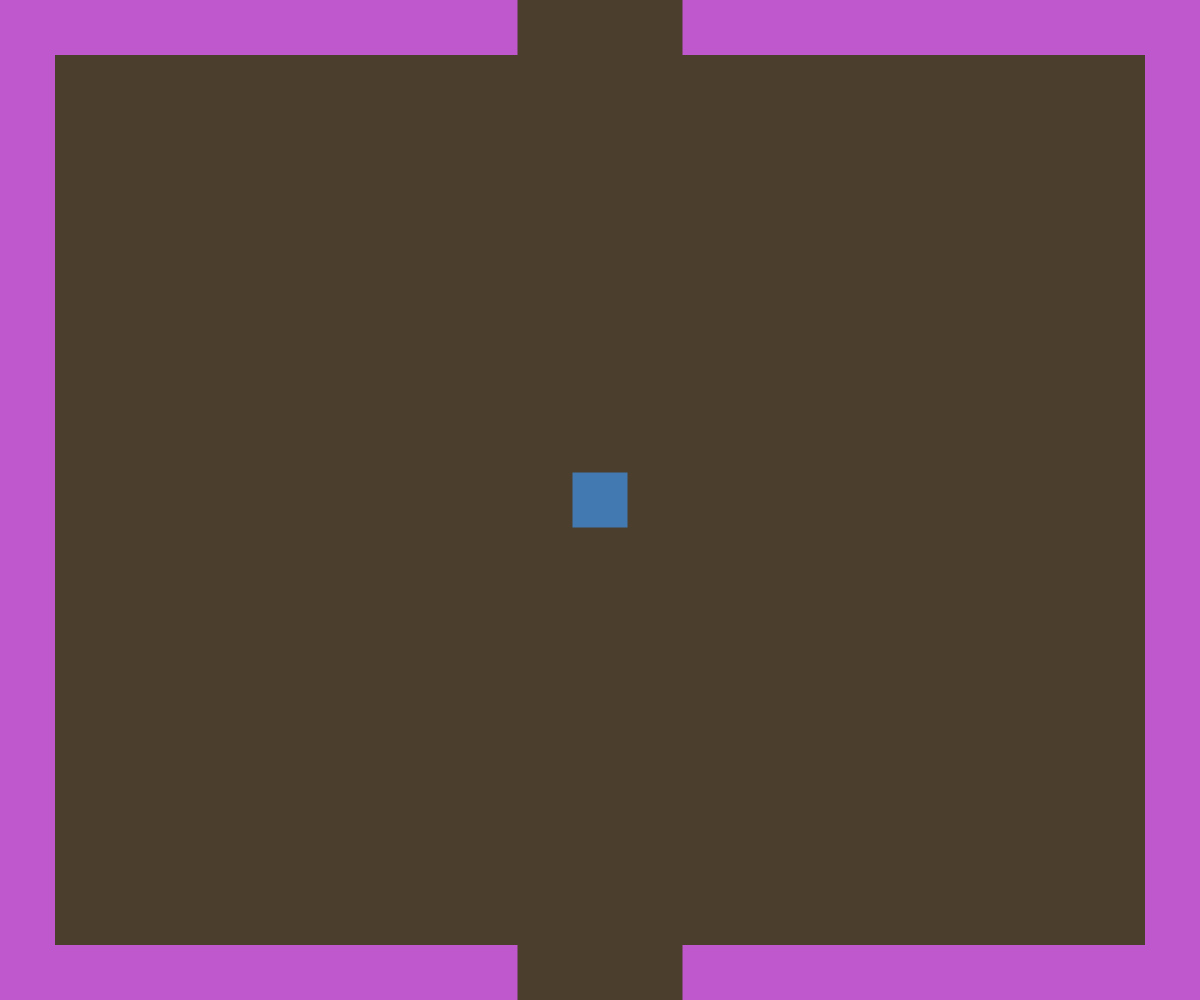
Frame 1 (no input)
Frame 60 (no input): identical to frame 1, image omitted
Frame 120 (the mouse pressed at the canvas centre since frame 60): identical to frame 1, image omitted

The p5.js sketch that drew this single still picture (run headless with seeded random() and noise() and a simulated clock; from frame 60 on, the mouse is pressed at the canvas centre):

// p5.js sketch
// ── sketch.js
// Ethan Heshka
// Computer Science 30
// Interactive Scene Assignment
// Finished on October 1st 2023
// Project Name: Exploration Game

// Project Desription:
// A simple blocky game where you walk around an endless maze where the exits and colors are constantly changing.

// Controls:
// Use the WSAD or arrow keys to control the tiny block in the middle.
// Click within and not close to the room borders, however not within an exit, to teleport the block and advance through rooms quickly.
// Scroll the mouse wheel forward to make everything darker.
// Scroll the mouse wheel backward to make everything lighter.

// Extras for Experts:
// The mouse wheel has functionality.
// When the browser is resized, so is the room.

// Known Bugs:
// When there is an exit in the north or south direction and you move upward/downward into a wall adjacent to said exit, it may lock your controls. To fix this, move in the opposite direction.
// In some cases for an unknown reason, the player square cannot enter the north exit. The collision acts as if there is no exit there. When this happens, the bug listed above does not occur.
// When the room becomes resized, the player position becomes thrown all over. For now, when the room gets resized, the player's position is reset to the direct middle of the room.
// When the room becomes resized, there's a scroller that allows you to see past the room's border. This does not affect the game itself.

// Notes:
// Originally, it was planned to have a combat system in the game. This became scrapped, and might be added at a later date. Hence there is some remaining code where the combat system needed to be checked for.
// north = 0, west = 1, south = 2, east = 3

// Code:

let canvasW;
let canvasH;

let borderColor;
let backgroundColor;
let playerColor;

let roomBorder; // the width / height of the room border. Becomes defined later.
let exitScale = 2; // how large the exits should be

let exit0;
let exit1;

let playerX;
let playerY;

let playerWidth;
let playerHeight;

let playerSPD;

//let battlePlayerX;
//let battlePlayerY;
//let battleEnemyX;
//let battleEnemyY;

let state = "overworld";

function setup() {
  canvas = createCanvas(window.innerWidth, window.innerHeight);
  roomBorder = (width + height) / 40;

  playerWidth = roomBorder;
  playerHeight = roomBorder;

  playerX = width / 2 - playerWidth / 2;
  playerY = height / 2 - playerHeight / 2;

  playerSPD = roomBorder / 10;

  randomExits();

  borderColor = randomColors();
  backgroundColor = randomColors();
  playerColor = randomColors();
}

function draw() {
  if (state === "overworld") {
    // If the player is not in combat
    loadRoom();
    overworldControls();
    checkRoomChange();
  } //else if (state === "battle") {
  //   loadBattle();
  // }
}

function loadRoom() {
  background(color(backgroundColor[0], backgroundColor[1], backgroundColor[2]));
  noStroke();
  createBorder();
  createExits();
  loadEntities();
}

function createBorder() {
  fill(color(borderColor[0], borderColor[1], borderColor[2]));
  rect(0, 0, width, roomBorder); // north border
  rect(0, 0, roomBorder, height); // west border
  rect(0, height - roomBorder, width, roomBorder); // south border
  rect(width - roomBorder, 0, roomBorder, height); // east border
}

function createExits() {
  for (let exitCheck = 0; exitCheck < 4; exitCheck += 1) {
    // running through each exit possibility and checking which exit exists
    if (exit0 === exitCheck) {
      drawExit(exitCheck);
    } else if (exit1 === exitCheck) {
      drawExit(exitCheck);
    }
  }
}

function drawExit(direction) {
  //north = 0, west = 1, south = 2, east = 3
  fill(color(backgroundColor[0], backgroundColor[1], backgroundColor[2]));
  if (direction === 0) {
    rect(
      width / 2 - roomBorder * (exitScale - 0.5),
      0,
      roomBorder * (exitScale + 1),
      roomBorder
    );
  } else if (direction === 1) {
    rect(
      0,
      height / 2 - roomBorder * (exitScale - 0.5),
      roomBorder,
      roomBorder * (exitScale + 1)
    );
  } else if (direction === 2) {
    rect(
      width / 2 - roomBorder * (exitScale - 0.5),
      height - roomBorder,
      roomBorder * (exitScale + 1),
      roomBorder
    );
  } else if (direction === 3) {
    rect(
      width - roomBorder,
      height / 2 - roomBorder * (exitScale - 0.5),
      roomBorder,
      roomBorder * (exitScale + 1)
    );
  }
}

function randomExits() {
  exit0 = floor(random(4));
  exit1 = floor(random(4));
}

function loadEntities() {
  // if there were multiple entities, for example a treasure chest or enemy, they would have their seperate functions loaded here.
  loadPlayer();
}

function loadPlayer() {
  fill(color(playerColor[0], playerColor[1], playerColor[2]));
  rect(playerX, playerY, playerWidth, playerHeight);
}

function overworldControls() {
  if (state === "overworld") {
    if (keyIsDown(87)) {
      // w
      if (collisionCheck("up")) {
        playerY -= playerSPD;
      }
    } else if (keyIsDown(38)) {
      // up arrow
      if (collisionCheck("up")) {
        playerY -= playerSPD;
      }
    }
    if (keyIsDown(83)) {
      // s
      if (collisionCheck("down")) {
        playerY += playerSPD;
      }
    } else if (keyIsDown(40)) {
      // down arrow
      if (collisionCheck("down")) {
        playerY += playerSPD;
      }
    }
    if (keyIsDown(65)) {
      // a
      if (collisionCheck("left")) {
        playerX -= playerSPD;
      }
    } else if (keyIsDown(37)) {
      // left arrow
      if (collisionCheck("left")) {
        playerX -= playerSPD;
      }
    }
    if (keyIsDown(68)) {
      // d
      if (collisionCheck("right")) {
        playerX += playerSPD;
      }
    } else if (keyIsDown(39)) {
      // right arrow
      if (collisionCheck("right")) {
        playerX += playerSPD;
      }
    }
  }
}

function collisionCheck(direction) {
  if (direction === "up") {
    if (
      (exit0 === 0 && playerY <= roomBorder) ||
      (exit1 === 0 && playerY <= roomBorder)
    ) {
      // checks if there's a north exit
      return (
        playerY >= roomBorder ||
        (playerX >= width / 2 - roomBorder * (exitScale - 0.5) &&
          playerX + playerWidth < width / 2 + roomBorder * (exitScale - 0.5))
      );
    }
    if (
      (exit0 === 1 && playerX < roomBorder) ||
      (exit1 === 1 && playerX < roomBorder)
    ) {
      // checks if there's a west exit
      return (
        (playerY >= roomBorder &&
          playerX >= roomBorder &&
          playerX < width - roomBorder) ||
        (playerX <= roomBorder &&
          playerY > height / 2 - roomBorder * (exitScale - 0.5) + 2)
      );
    }
    if (
      (exit0 === 3 && playerX >= width - roomBorder - playerWidth) ||
      (exit1 === 3 && playerX >= width - roomBorder - playerWidth)
    ) {
      // checks if there's an east exit
      return (
        (playerY >= roomBorder &&
          playerX >= roomBorder &&
          playerX <= width - roomBorder - playerWidth) ||
        (playerX >= width - roomBorder - playerWidth &&
          playerY > height / 2 - roomBorder * (exitScale - 0.5) + 2)
      );
    }
    return playerY > roomBorder + 1; // if only exit is south
  } else if (direction === "down") {
    if (
      (exit0 === 2 && playerY > height - roomBorder - playerHeight) ||
      (exit1 === 2 && playerY > height - roomBorder - playerHeight)
    ) {
      // checks if there's a south exit
      return (
        playerY <= height - roomBorder - playerHeight ||
        (playerX > width / 2 - roomBorder * (exitScale - 0.5) &&
          playerX + playerWidth < width / 2 + roomBorder * (exitScale - 0.5))
      );
    }
    if (
      (exit0 === 1 && playerX < roomBorder) ||
      (exit1 === 1 && playerX < roomBorder)
    ) {
      // checks if there's a west exit
      return (
        (playerY <= height - roomBorder - playerHeight &&
          playerX >= roomBorder &&
          playerX <= width - roomBorder) ||
        (playerX <= roomBorder &&
          playerY <
            height / 2 + (roomBorder * (exitScale - 0.5) - roomBorder - 2))
      );
    }
    if (
      (exit0 === 3 && playerX > width - roomBorder - playerWidth) ||
      (exit1 === 3 && playerX > width - roomBorder - playerWidth)
    ) {
      // checks if there's an east exit
      return (
        (playerY <= height - roomBorder - playerHeight &&
          playerX >= roomBorder &&
          playerX <= width - roomBorder - playerHeight) ||
        (playerX >= width - roomBorder - playerHeight &&
          playerY <
            height / 2 + (roomBorder * (exitScale - 0.5) - roomBorder - 2))
      );
    }

    return playerY <= height - roomBorder - playerHeight; // if only exit is north
  } else if (direction === "left") {
    if (
      (exit0 === 1 && playerX <= roomBorder + 1) ||
      (exit1 === 1 && playerX <= roomBorder + 1)
    ) {
      // checks if there's a west exit
      return (
        playerX > 1 + roomBorder ||
        (playerY > height / 2 - roomBorder * (exitScale - 0.5) &&
          playerY + playerHeight < height / 2 + roomBorder * (exitScale - 0.5))
      );
    }
    if (
      (exit0 === 2 && playerY > height - roomBorder - playerHeight + 1) ||
      (exit1 === 2 && playerY > height - roomBorder - playerHeight + 1)
    ) {
      // checks if there's a south exit
      return (
        playerY <= height - roomBorder - playerHeight - 1 ||
        (playerX > width / 2 - roomBorder * (exitScale - 0.5) + 2 &&
          playerX + playerWidth <
            width / 2 + roomBorder * (exitScale - 0.5) + 2)
      );
    }
    if (
      (exit0 === 0 && playerY <= roomBorder - 1) ||
      (exit1 === 0 && playerY <= roomBorder - 1)
    ) {
      // checks if there's a north exit
      return (
        playerY > roomBorder - 1 ||
        (playerX >= width / 2 - roomBorder * (exitScale - 0.5) + 2.5 &&
          playerX < width / 2 + roomBorder * (exitScale - 0.5) + 2)
      );
    }

    return playerX > roomBorder + 1; // if only exit is east
  } else if (direction === "right") {
    if (
      (exit0 === 3 && playerX > width - roomBorder - playerWidth - 1) ||
      (exit1 === 3 && playerX > width - roomBorder - playerWidth - 1)
    ) {
      // checks if there's a east exit
      return (
        playerX < width - roomBorder - playerWidth - 1 ||
        (playerY > height / 2 - roomBorder * (exitScale - 0.5) &&
          playerY + playerHeight < height / 2 + roomBorder * (exitScale - 0.5))
      );
    }
    if (
      (exit0 === 2 && playerY > height - roomBorder - playerHeight + 1) ||
      (exit1 === 2 && playerY > height - roomBorder - playerHeight + 1)
    ) {
      // checks if there's a south exit
      return (
        playerY <= height - roomBorder - playerHeight ||
        (playerX > width / 2 - roomBorder * (exitScale - 0.5) - 2 &&
          playerX + playerWidth <
            width / 2 + roomBorder * (exitScale - 0.5) - 2)
      );
    }
    if (
      (exit0 === 0 && playerY < roomBorder + 1) ||
      (exit1 === 0 && playerY < roomBorder + 1)
    ) {
      // checks if there's a north exit
      return (
        playerY > roomBorder - 1 ||
        (playerX >= width / 2 - roomBorder * (exitScale - 0.5) - 2.5 &&
          playerX <
            width / 2 + roomBorder * (exitScale - 0.5) - playerWidth - 2)
      );
    }

    return playerX <= width - roomBorder - playerWidth; // if only exit is west
  }
}

function checkRoomChange() { //changes the current room if player left
  let oppositeExit;
  if (
    (exit0 === 0 && checkExitCollision("north")) ||
    (exit1 === 0 && checkExitCollision("north"))
  ) {
    oppositeExit = 2; //south
    randomExits();
    exit0 = oppositeExit;
    playerY = height - roomBorder - playerHeight / 2;
    borderColor = randomColors();
    backgroundColor = randomColors();
    playerColor = randomColors();
  } else if (
    (exit0 === 1 && checkExitCollision("west")) ||
    (exit1 === 1 && checkExitCollision("west"))
  ) {
    oppositeExit = 3; //east
    randomExits();
    exit0 = oppositeExit;
    playerX = width - roomBorder - playerWidth / 2;
    borderColor = randomColors();
    backgroundColor = randomColors();
    playerColor = randomColors();
  } else if (
    (exit0 === 2 && checkExitCollision("south")) ||
    (exit1 === 2 && checkExitCollision("south"))
  ) {
    oppositeExit = 0; //north
    randomExits();
    exit0 = oppositeExit;
    playerY = playerHeight;
    borderColor = randomColors();
    backgroundColor = randomColors();
    playerColor = randomColors();
  } else if (
    (exit0 === 3 && checkExitCollision("east")) ||
    (exit1 === 3 && checkExitCollision("east"))
  ) {
    oppositeExit = 1; //west
    randomExits();
    exit0 = oppositeExit;
    playerX = playerWidth;
    borderColor = randomColors();
    backgroundColor = randomColors();
    playerColor = randomColors();
  }
}

function checkExitCollision(direction) { //checks if a player left a room
  if (direction === "north") {
    return playerY <= 0;
  } else if (direction === "west") {
    return playerX <= 0;
  } else if (direction === "south") {
    return playerY >= height - playerHeight;
  } else if (direction === "east") {
    return playerX >= width - playerWidth;
  }
}

function randomColors() {
  let r = random(255);
  let g = random(255);
  let b = random(255);
  return [r, g, b];
}

function mousePressed() { 
  //teleports the player so long as the mouse is in the room.
  //adds/subtracts player's width/height in formula to make sure you cannot teleport into a border, however this means you cannot teleport inside an exit.
  if (
    mouseX > roomBorder + playerWidth / 2 &&
    mouseX < width - roomBorder - playerWidth / 2 &&
    mouseY > roomBorder + playerHeight / 2 &&
    mouseY < height - roomBorder - playerHeight / 2
  ) {
    playerX = mouseX - playerWidth / 2;
    playerY = mouseY - playerHeight / 2;
  }
}

function mouseWheel(event) { //darkens or lightens all colors
  // event.delta is how much the mouse has scrolled, and since this value is decently high, it is divided by 10 in the formula to keep colors similar.
  borderColor = [
    borderColor[0] + event.delta / 10,
    borderColor[1] + event.delta / 10,
    borderColor[2] + event.delta / 10,
  ];
  backgroundColor = [
    backgroundColor[0] + event.delta / 10,
    backgroundColor[1] + event.delta / 10,
    backgroundColor[2] + event.delta / 10,
  ];
  playerColor = [
    playerColor[0] + event.delta / 10,
    playerColor[1] + event.delta / 10,
    playerColor[2] + event.delta / 10,
  ];
}

window.onresize = function() { // if the window gets resized
  let newWidth = window.innerWidth;
  let newHeight = window.innerHeight;  
  canvas.size = (newWidth,newHeight);
  width = newWidth;
  height = newHeight;
  
  roomBorder = (width + height) / 40;
  
  playerWidth = roomBorder;
  playerHeight = roomBorder;
  
  playerX = width / 2 - playerWidth / 2;
  playerY = height / 2 - playerHeight / 2;
  
  playerSPD = roomBorder / 10;
};

// function loadBattle(){

// }
